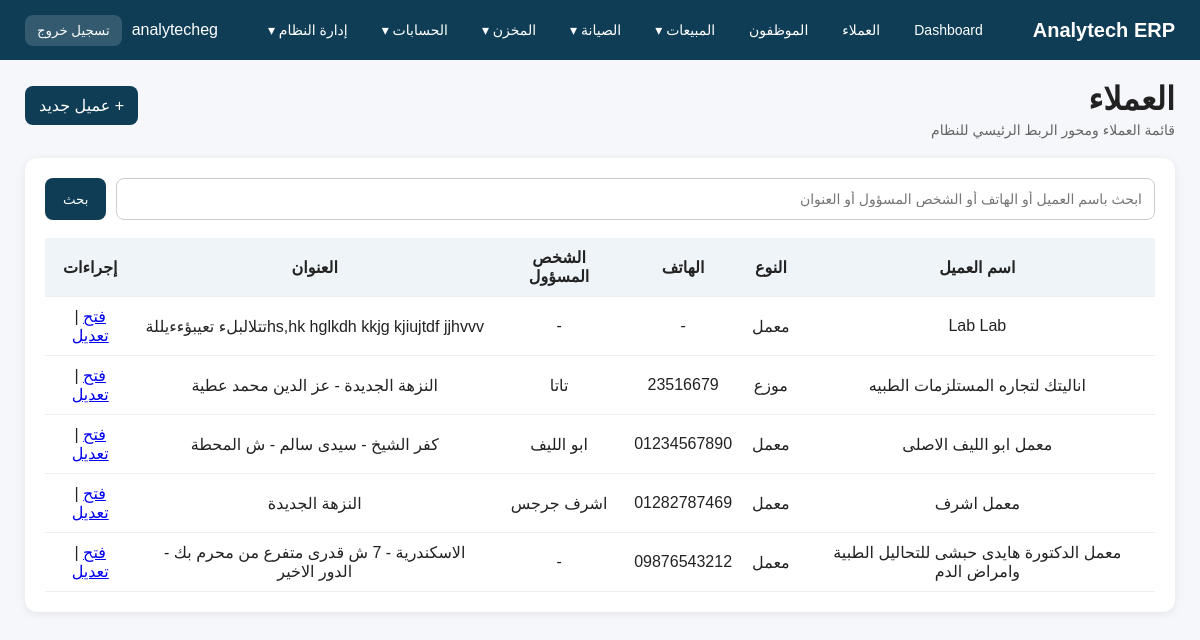
The page /customers/ (signed in) on the database its author committed.
### customers/models.py (models this page shows, shortened)
class Customer(models.Model):
    CUSTOMER_TYPES = [
        ('Lab', 'معمل'),
        ('Hospital', 'مستشفى'),
        ('Distributor', 'موزع'),
        ('Other', 'أخرى'),
    ]
    name = models.CharField(max_length=200, verbose_name='اسم العميل')
    customer_type = models.CharField(max_length=20, choices=CUSTOMER_TYPES, verbose_name='نوع العميل')
    address = models.TextField(blank=True, null=True, verbose_name='العنوان')
    phone = models.CharField(max_length=50, blank=True, null=True, verbose_name='الهاتف')
    contact_person = models.CharField(max_length=150, blank=True, null=True, verbose_name='الشخص المسؤول')
    account = models.OneToOneField(
        'accounting.Account',
        on_delete=models.SET_NULL,
        null=True,
        blank=True,
        related_name='customer',
        verbose_name='الحساب المحاسبي'
    )
    notes = models.TextField(blank=True, null=True, verbose_name='ملاحظات')
    class Meta:
        verbose_name = 'عميل'
        verbose_name_plural = 'العملاء'
        ordering = ['name']

### customers/views.py (the view, shortened to what this page needs)
# urls.py: path('', customer_list, name='customer_list'),
def customer_list(request):
    query = request.GET.get('q', '').strip()
    customers = Customer.objects.all().order_by('name')
    return render(request, 'customers/customer_list.html', {
        'customers': customers,
        'query': query,
    })

### templates/customers/customer_list.html (shortened to what this page needs)
{% extends 'base.html' %}
{% block content %}
<div class="topbar">
    <div>
        <h1>العملاء</h1>
        <div class="sub">قائمة العملاء ومحور الربط الرئيسي للنظام</div>
    </div>
    <div class="quick-links">
        <a href="{% url 'customer_create' %}">+ عميل جديد</a>
    </div>
</div>
<div class="section">
    <form method="get" style="display:flex; gap:10px; margin-bottom:18px;">
        <input
            type="text"
            name="q"
            value="{{ query }}"
            placeholder="ابحث باسم العميل أو الهاتف أو الشخص المسؤول أو العنوان"
            style="flex:1; padding:12px; border:1px solid #ccc; border-radius:8px;"
        >
        <button type="submit"
                style="padding:12px 18px; border:none; border-radius:8px; background:#0f3d56; color:white;">
            بحث
        </button>
    </form>
    <table>
        <thead>
            <tr>
                <th>اسم العميل</th>
                <th>النوع</th>
                <th>الهاتف</th>
                <th>الشخص المسؤول</th>
                <th>العنوان</th>
                <th>إجراءات</th>
            </tr>
        </thead>
        <tbody>
            {% for customer in customers %}
            <tr>
                <td>{{ customer.name }}</td>
                <td>{{ customer.get_customer_type_display }}</td>
                <td>{{ customer.phone|default:"-" }}</td>
                <td>{{ customer.contact_person|default:"-" }}</td>
                <td>{{ customer.address|default:"-" }}</td>
                <td>
                    <a href="{% url 'customer_detail' customer.id %}">فتح</a>
                    |
                    <a href="{% url 'customer_edit' customer.id %}">تعديل</a>
                </td>
            </tr>
            {% empty %}
            <tr>
                <td colspan="6" style="padding:20px; text-align:center;">لا توجد بيانات عملاء</td>
            </tr>
            {% endfor %}
        </tbody>
    </table>
</div>
{% endblock %}

### templates/base.html (shortened to what this page needs)
<!DOCTYPE html>
<html lang="ar" dir="rtl">
<head>
</head>
<body>
<div class="navbar">
    <div class="logo">Analytech ERP</div>
    {% if user.is_authenticated %}
    <div class="menu">
        <a href="/">Dashboard</a>
        {% if perms.customers.view_customer %}
        <a href="/customers/">العملاء</a>
        {% endif %}
        {% if perms.app_employees.view_employee %}
        <a href="/employees/">الموظفون</a>
        {% endif %}
        {% if perms.app_quotations.view_quotation or perms.app_sales.view_salesorder or perms.app_invoices.view_invoice or perms.app_employees.view_employeecommission %}
        <div class="dropdown">
            <a href="/reports/sales/">المبيعات ▾</a>
        </div>
        {% endif %}
        {% if perms.app_maintenance.view_maintenancerequest or perms.app_maintenance.view_maintenancevisit or perms.app_maintenance.view_preventivemaintenanceplan %}
        <div class="dropdown">
            <a href="/maintenance/reports/">الصيانة ▾</a>
        </div>
        {% endif %}
        {% if perms.app_inventory.view_inventoryitem or perms.app_inventory.view_inventorylot or perms.app_inventory.view_inventorytransaction or perms.app_inventory.view_recallnotice %}
        <div class="dropdown">
            <a href="/inventory/">المخزن ▾</a>
        </div>
        {% endif %}
        {% if perms.accounting.view_account or perms.accounting.view_journalentry or perms.accounting.view_receiptvoucher or perms.accounting.view_paymentvoucher %}
        <div class="dropdown">
            <a href="/accounting/">الحسابات ▾</a>
        </div>
        {% endif %}
        {% if user.is_staff %}
        <div class="dropdown">
            <a href="/admin/">إدارة النظام ▾</a>
        </div>
        {% endif %}
    </div>
    <div class="user-box">
        <span>{{ user.username }}</span>
        <form method="post" action="{% url 'logout' %}" class="logout-form">
            <button type="submit" class="logout-btn">تسجيل خروج</button>
        </form>
    </div>
    {% endif %}
</div>
<div class="container">
    {% block content %}{% endblock %}
</div>
</body>
</html>

### templates/base.html (style rules this page uses)
body { margin: 0; font-family: Tahoma, Arial, sans-serif; background: #f5f7fa; color: #222; }
.navbar { background: #0f3d56; color: white; padding: 14px 25px; display: flex; justify-content: space-between; align-items: center; gap: 16px; flex-wrap: wrap; }
.logo { font-size: 20px; font-weight: bold; white-space: nowrap; }
.menu { display: flex; align-items: center; gap: 14px; flex-wrap: wrap; }
.menu > a, .dropdown > a { color: white; text-decoration: none; font-size: 14px; padding: 8px 10px; border-radius: 8px; display: inline-block; }
.dropdown { position: relative; }
.container { padding: 20px 25px; }
.topbar { display: flex; justify-content: space-between; align-items: center; margin-bottom: 20px; gap: 15px; flex-wrap: wrap; }
.topbar h1 { margin: 0; }
.sub { color: #666; font-size: 14px; margin-top: 4px; }
.section { background: white; padding: 20px; border-radius: 12px; box-shadow: 0 2px 8px rgba(0,0,0,0.08); }
table { width: 100%; border-collapse: collapse; }
th, td { padding: 10px; border-bottom: 1px solid #eee; text-align: center; vertical-align: middle; }
th { background: #eef4f7; }
.form-control, select, textarea, input[type="text"], input[type="number"], input[type="date"], input[type="email"], input[type="password"] { width: 100%; padding: 10px 12px; border: 1px solid #ccc; border-radius: 8px; font-size: 14px; background: #fff; box-sizing: border-box; }
.quick-links a { display: inline-block; background: #0f3d56; color: white; padding: 10px 14px; border-radius: 8px; text-decoration: none; margin-right: 8px; margin-bottom: 8px; }
.user-box { display: flex; align-items: center; gap: 10px; color: white; }
.logout-form { margin: 0; }
.logout-btn { background: rgba(255,255,255,0.15); border: none; color: white; padding: 8px 12px; border-radius: 8px; cursor: pointer; }

### rows shown on the page
Customer: name "Lab Lab", customer_type "معمل", phone "-", contact_person "-", address "hs,hk hglkdh kkjg kjiujtdf jjhvvvتتلالبلء تعيبؤءءيللة"
Customer: name "اناليتك لتجاره المستلزمات الطبيه", customer_type "موزع", phone "23516679", contact_person "تاتا", address "النزهة الجديدة - عز الدين محمد عطية"
Customer: name "معمل ابو الليف الاصلى", customer_type "معمل", phone "01234567890", contact_person "ابو الليف", address "كفر الشيخ - سيدى سالم - ش المحطة"
Customer: name "معمل اشرف", customer_type "معمل", phone "01282787469", contact_person "اشرف جرجس", address "النزهة الجديدة"
Customer: name "معمل الدكتورة هايدى حبشى للتحاليل الطبية وامراض الدم", customer_type "معمل", phone "09876543212", contact_person "-", address "الاسكندرية - 7 ش قدرى متفرع من محرم بك - الدور الاخير"

### other values the page prints
{{ user.username }} "analytecheg"
